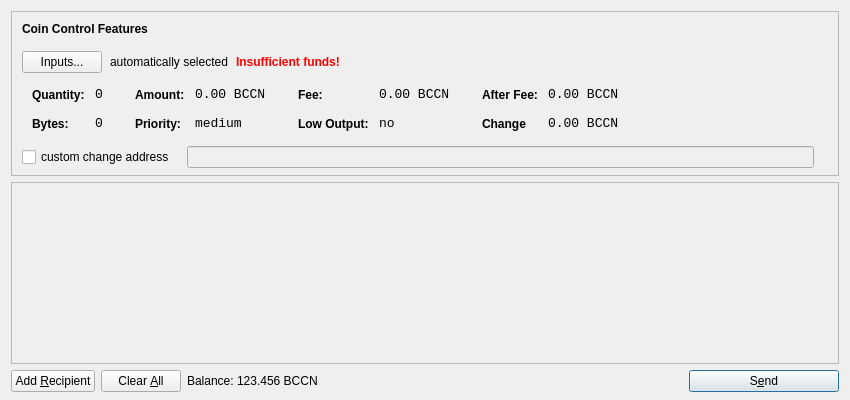
<?xml version="1.0" encoding="UTF-8"?>
<ui version="4.0">
 <class>SendCoinsDialog</class>
 <widget class="QDialog" name="SendCoinsDialog">
  <property name="geometry">
   <rect>
    <x>0</x>
    <y>0</y>
    <width>850</width>
    <height>400</height>
   </rect>
  </property>
  <property name="windowTitle">
   <string>Send Coins</string>
  </property>
  <layout class="QVBoxLayout" name="verticalLayout" stretch="0,1,0">
   <property name="bottomMargin">
    <number>8</number>
   </property>
   <item>
    <widget class="QFrame" name="frameCoinControl">
     <property name="sizePolicy">
      <sizepolicy hsizetype="Expanding" vsizetype="Expanding">
       <horstretch>0</horstretch>
       <verstretch>0</verstretch>
      </sizepolicy>
     </property>
     <property name="maximumSize">
      <size>
       <width>16777215</width>
       <height>16777215</height>
      </size>
     </property>
     <property name="frameShape">
      <enum>QFrame::StyledPanel</enum>
     </property>
     <property name="frameShadow">
      <enum>QFrame::Sunken</enum>
     </property>
     <layout class="QVBoxLayout" name="verticalLayoutCoinControl2">
      <property name="spacing">
       <number>-1</number>
      </property>
      <property name="leftMargin">
       <number>0</number>
      </property>
      <property name="topMargin">
       <number>0</number>
      </property>
      <property name="rightMargin">
       <number>0</number>
      </property>
      <property name="bottomMargin">
       <number>6</number>
      </property>
      <item>
       <layout class="QVBoxLayout" name="verticalLayoutCoinControl" stretch="0,0,0,0,1">
        <property name="spacing">
         <number>0</number>
        </property>
        <property name="leftMargin">
         <number>10</number>
        </property>
        <property name="topMargin">
         <number>10</number>
        </property>
        <item>
         <layout class="QHBoxLayout" name="horizontalLayoutCoinControl1">
          <property name="bottomMargin">
           <number>15</number>
          </property>
          <item>
           <widget class="QLabel" name="labelCoinControlFeatures">
            <property name="sizePolicy">
             <sizepolicy hsizetype="Preferred" vsizetype="Maximum">
              <horstretch>0</horstretch>
              <verstretch>0</verstretch>
             </sizepolicy>
            </property>
            <property name="font">
             <font>
              <weight>75</weight>
              <bold>true</bold>
             </font>
            </property>
            <property name="styleSheet">
             <string notr="true">font-weight:bold;</string>
            </property>
            <property name="text">
             <string>Coin Control Features</string>
            </property>
           </widget>
          </item>
         </layout>
        </item>
        <item>
         <layout class="QHBoxLayout" name="horizontalLayoutCoinControl2" stretch="0,0,0,0">
          <property name="spacing">
           <number>8</number>
          </property>
          <property name="bottomMargin">
           <number>10</number>
          </property>
          <item>
           <widget class="QPushButton" name="pushButtonCoinControl">
            <property name="styleSheet">
             <string notr="true"/>
            </property>
            <property name="text">
             <string>Inputs...</string>
            </property>
           </widget>
          </item>
          <item>
           <widget class="QLabel" name="labelCoinControlAutomaticallySelected">
            <property name="text">
             <string>automatically selected</string>
            </property>
            <property name="margin">
             <number>5</number>
            </property>
           </widget>
          </item>
          <item>
           <widget class="QLabel" name="labelCoinControlInsuffFunds">
            <property name="font">
             <font>
              <weight>75</weight>
              <bold>true</bold>
             </font>
            </property>
            <property name="styleSheet">
             <string notr="true">color:red;font-weight:bold;</string>
            </property>
            <property name="text">
             <string>Insufficient funds!</string>
            </property>
            <property name="margin">
             <number>5</number>
            </property>
           </widget>
          </item>
          <item>
           <spacer name="horizontalSpacerCoinControl">
            <property name="orientation">
             <enum>Qt::Horizontal</enum>
            </property>
            <property name="sizeHint" stdset="0">
             <size>
              <width>40</width>
              <height>1</height>
             </size>
            </property>
           </spacer>
          </item>
         </layout>
        </item>
        <item>
         <widget class="QWidget" name="widgetCoinControl" native="true">
          <property name="sizePolicy">
           <sizepolicy hsizetype="Preferred" vsizetype="Preferred">
            <horstretch>0</horstretch>
            <verstretch>0</verstretch>
           </sizepolicy>
          </property>
          <property name="minimumSize">
           <size>
            <width>0</width>
            <height>0</height>
           </size>
          </property>
          <property name="styleSheet">
           <string notr="true"/>
          </property>
          <layout class="QHBoxLayout" name="horizontalLayoutCoinControl5">
           <property name="margin">
            <number>0</number>
           </property>
           <item>
            <layout class="QHBoxLayout" name="horizontalLayoutCoinControl3" stretch="0,0,0,1">
             <property name="spacing">
              <number>20</number>
             </property>
             <property name="topMargin">
              <number>0</number>
             </property>
             <property name="bottomMargin">
              <number>10</number>
             </property>
             <item>
              <layout class="QFormLayout" name="formLayoutCoinControl1">
               <property name="horizontalSpacing">
                <number>10</number>
               </property>
               <property name="verticalSpacing">
                <number>14</number>
               </property>
               <property name="leftMargin">
                <number>10</number>
               </property>
               <property name="topMargin">
                <number>4</number>
               </property>
               <property name="rightMargin">
                <number>6</number>
               </property>
               <item row="0" column="0">
                <widget class="QLabel" name="labelCoinControlQuantityText">
                 <property name="styleSheet">
                  <string notr="true">font-weight:bold;</string>
                 </property>
                 <property name="text">
                  <string>Quantity:</string>
                 </property>
                 <property name="margin">
                  <number>0</number>
                 </property>
                </widget>
               </item>
               <item row="0" column="1">
                <widget class="QLabel" name="labelCoinControlQuantity">
                 <property name="font">
                  <font>
                   <family>Monospace</family>
                   <pointsize>10</pointsize>
                  </font>
                 </property>
                 <property name="cursor">
                  <cursorShape>IBeamCursor</cursorShape>
                 </property>
                 <property name="contextMenuPolicy">
                  <enum>Qt::ActionsContextMenu</enum>
                 </property>
                 <property name="text">
                  <string>0</string>
                 </property>
                 <property name="margin">
                  <number>0</number>
                 </property>
                 <property name="textInteractionFlags">
                  <set>Qt::LinksAccessibleByMouse|Qt::TextSelectableByKeyboard|Qt::TextSelectableByMouse</set>
                 </property>
                </widget>
               </item>
               <item row="1" column="0">
                <widget class="QLabel" name="labelCoinControlBytesText">
                 <property name="styleSheet">
                  <string notr="true">font-weight:bold;</string>
                 </property>
                 <property name="text">
                  <string>Bytes:</string>
                 </property>
                </widget>
               </item>
               <item row="1" column="1">
                <widget class="QLabel" name="labelCoinControlBytes">
                 <property name="font">
                  <font>
                   <family>Monospace</family>
                   <pointsize>10</pointsize>
                  </font>
                 </property>
                 <property name="cursor">
                  <cursorShape>IBeamCursor</cursorShape>
                 </property>
                 <property name="contextMenuPolicy">
                  <enum>Qt::ActionsContextMenu</enum>
                 </property>
                 <property name="text">
                  <string>0</string>
                 </property>
                 <property name="textInteractionFlags">
                  <set>Qt::LinksAccessibleByMouse|Qt::TextSelectableByKeyboard|Qt::TextSelectableByMouse</set>
                 </property>
                </widget>
               </item>
              </layout>
             </item>
             <item>
              <layout class="QFormLayout" name="formLayoutCoinControl2">
               <property name="horizontalSpacing">
                <number>10</number>
               </property>
               <property name="verticalSpacing">
                <number>14</number>
               </property>
               <property name="leftMargin">
                <number>6</number>
               </property>
               <property name="topMargin">
                <number>4</number>
               </property>
               <property name="rightMargin">
                <number>6</number>
               </property>
               <item row="0" column="0">
                <widget class="QLabel" name="labelCoinControlAmountText">
                 <property name="styleSheet">
                  <string notr="true">font-weight:bold;</string>
                 </property>
                 <property name="text">
                  <string>Amount:</string>
                 </property>
                 <property name="margin">
                  <number>0</number>
                 </property>
                </widget>
               </item>
               <item row="0" column="1">
                <widget class="QLabel" name="labelCoinControlAmount">
                 <property name="font">
                  <font>
                   <family>Monospace</family>
                   <pointsize>10</pointsize>
                  </font>
                 </property>
                 <property name="cursor">
                  <cursorShape>IBeamCursor</cursorShape>
                 </property>
                 <property name="contextMenuPolicy">
                  <enum>Qt::ActionsContextMenu</enum>
                 </property>
                 <property name="text">
                  <string notr="true">0.00 BCCN</string>
                 </property>
                 <property name="textInteractionFlags">
                  <set>Qt::LinksAccessibleByMouse|Qt::TextSelectableByKeyboard|Qt::TextSelectableByMouse</set>
                 </property>
                </widget>
               </item>
               <item row="1" column="0">
                <widget class="QLabel" name="labelCoinControlPriorityText">
                 <property name="styleSheet">
                  <string notr="true">font-weight:bold;</string>
                 </property>
                 <property name="text">
                  <string>Priority:</string>
                 </property>
                </widget>
               </item>
               <item row="1" column="1">
                <widget class="QLabel" name="labelCoinControlPriority">
                 <property name="font">
                  <font>
                   <family>Monospace</family>
                   <pointsize>10</pointsize>
                  </font>
                 </property>
                 <property name="cursor">
                  <cursorShape>IBeamCursor</cursorShape>
                 </property>
                 <property name="contextMenuPolicy">
                  <enum>Qt::ActionsContextMenu</enum>
                 </property>
                 <property name="text">
                  <string>medium</string>
                 </property>
                 <property name="textInteractionFlags">
                  <set>Qt::LinksAccessibleByMouse|Qt::TextSelectableByKeyboard|Qt::TextSelectableByMouse</set>
                 </property>
                </widget>
               </item>
              </layout>
             </item>
             <item>
              <layout class="QFormLayout" name="formLayoutCoinControl3">
               <property name="horizontalSpacing">
                <number>10</number>
               </property>
               <property name="verticalSpacing">
                <number>14</number>
               </property>
               <property name="leftMargin">
                <number>6</number>
               </property>
               <property name="topMargin">
                <number>4</number>
               </property>
               <property name="rightMargin">
                <number>6</number>
               </property>
               <item row="0" column="0">
                <widget class="QLabel" name="labelCoinControlFeeText">
                 <property name="styleSheet">
                  <string notr="true">font-weight:bold;</string>
                 </property>
                 <property name="text">
                  <string>Fee:</string>
                 </property>
                 <property name="margin">
                  <number>0</number>
                 </property>
                </widget>
               </item>
               <item row="0" column="1">
                <widget class="QLabel" name="labelCoinControlFee">
                 <property name="font">
                  <font>
                   <family>Monospace</family>
                   <pointsize>10</pointsize>
                  </font>
                 </property>
                 <property name="cursor">
                  <cursorShape>IBeamCursor</cursorShape>
                 </property>
                 <property name="contextMenuPolicy">
                  <enum>Qt::ActionsContextMenu</enum>
                 </property>
                 <property name="text">
                  <string notr="true">0.00 BCCN</string>
                 </property>
                 <property name="textInteractionFlags">
                  <set>Qt::LinksAccessibleByMouse|Qt::TextSelectableByKeyboard|Qt::TextSelectableByMouse</set>
                 </property>
                </widget>
               </item>
               <item row="1" column="0">
                <widget class="QLabel" name="labelCoinControlLowOutputText">
                 <property name="styleSheet">
                  <string notr="true">font-weight:bold;</string>
                 </property>
                 <property name="text">
                  <string>Low Output:</string>
                 </property>
                </widget>
               </item>
               <item row="1" column="1">
                <widget class="QLabel" name="labelCoinControlLowOutput">
                 <property name="font">
                  <font>
                   <family>Monospace</family>
                   <pointsize>10</pointsize>
                  </font>
                 </property>
                 <property name="cursor">
                  <cursorShape>IBeamCursor</cursorShape>
                 </property>
                 <property name="contextMenuPolicy">
                  <enum>Qt::ActionsContextMenu</enum>
                 </property>
                 <property name="text">
                  <string>no</string>
                 </property>
                 <property name="textInteractionFlags">
                  <set>Qt::LinksAccessibleByMouse|Qt::TextSelectableByKeyboard|Qt::TextSelectableByMouse</set>
                 </property>
                </widget>
               </item>
              </layout>
             </item>
             <item>
              <layout class="QFormLayout" name="formLayoutCoinControl4">
               <property name="horizontalSpacing">
                <number>10</number>
               </property>
               <property name="verticalSpacing">
                <number>14</number>
               </property>
               <property name="leftMargin">
                <number>6</number>
               </property>
               <property name="topMargin">
                <number>4</number>
               </property>
               <property name="rightMargin">
                <number>6</number>
               </property>
               <item row="0" column="0">
                <widget class="QLabel" name="labelCoinControlAfterFeeText">
                 <property name="styleSheet">
                  <string notr="true">font-weight:bold;</string>
                 </property>
                 <property name="text">
                  <string>After Fee:</string>
                 </property>
                 <property name="margin">
                  <number>0</number>
                 </property>
                </widget>
               </item>
               <item row="0" column="1">
                <widget class="QLabel" name="labelCoinControlAfterFee">
                 <property name="font">
                  <font>
                   <family>Monospace</family>
                   <pointsize>10</pointsize>
                  </font>
                 </property>
                 <property name="cursor">
                  <cursorShape>IBeamCursor</cursorShape>
                 </property>
                 <property name="contextMenuPolicy">
                  <enum>Qt::ActionsContextMenu</enum>
                 </property>
                 <property name="text">
                  <string notr="true">0.00 BCCN</string>
                 </property>
                 <property name="textInteractionFlags">
                  <set>Qt::LinksAccessibleByMouse|Qt::TextSelectableByKeyboard|Qt::TextSelectableByMouse</set>
                 </property>
                </widget>
               </item>
               <item row="1" column="0">
                <widget class="QLabel" name="labelCoinControlChangeText">
                 <property name="styleSheet">
                  <string notr="true">font-weight:bold;</string>
                 </property>
                 <property name="text">
                  <string>Change</string>
                 </property>
                </widget>
               </item>
               <item row="1" column="1">
                <widget class="QLabel" name="labelCoinControlChange">
                 <property name="font">
                  <font>
                   <family>Monospace</family>
                   <pointsize>10</pointsize>
                  </font>
                 </property>
                 <property name="cursor">
                  <cursorShape>IBeamCursor</cursorShape>
                 </property>
                 <property name="contextMenuPolicy">
                  <enum>Qt::ActionsContextMenu</enum>
                 </property>
                 <property name="text">
                  <string notr="true">0.00 BCCN</string>
                 </property>
                 <property name="textInteractionFlags">
                  <set>Qt::LinksAccessibleByMouse|Qt::TextSelectableByKeyboard|Qt::TextSelectableByMouse</set>
                 </property>
                </widget>
               </item>
              </layout>
             </item>
            </layout>
           </item>
          </layout>
         </widget>
        </item>
        <item>
         <layout class="QHBoxLayout" name="horizontalLayoutCoinControl4" stretch="0,0,0">
          <property name="spacing">
           <number>12</number>
          </property>
          <property name="sizeConstraint">
           <enum>QLayout::SetDefaultConstraint</enum>
          </property>
          <property name="topMargin">
           <number>5</number>
          </property>
          <property name="rightMargin">
           <number>5</number>
          </property>
          <item>
           <widget class="QCheckBox" name="checkBoxCoinControlChange">
            <property name="text">
             <string>custom change address</string>
            </property>
           </widget>
          </item>
          <item>
           <widget class="QLineEdit" name="lineEditCoinControlChange">
            <property name="enabled">
             <bool>false</bool>
            </property>
            <property name="sizePolicy">
             <sizepolicy hsizetype="Expanding" vsizetype="Fixed">
              <horstretch>0</horstretch>
              <verstretch>0</verstretch>
             </sizepolicy>
            </property>
           </widget>
          </item>
          <item>
           <widget class="QLabel" name="labelCoinControlChangeLabel">
            <property name="sizePolicy">
             <sizepolicy hsizetype="Preferred" vsizetype="Expanding">
              <horstretch>0</horstretch>
              <verstretch>0</verstretch>
             </sizepolicy>
            </property>
            <property name="minimumSize">
             <size>
              <width>0</width>
              <height>0</height>
             </size>
            </property>
            <property name="text">
             <string/>
            </property>
            <property name="margin">
             <number>3</number>
            </property>
           </widget>
          </item>
         </layout>
        </item>
        <item>
         <spacer name="verticalSpacerCoinControl">
          <property name="orientation">
           <enum>Qt::Vertical</enum>
          </property>
          <property name="sizeHint" stdset="0">
           <size>
            <width>800</width>
            <height>1</height>
           </size>
          </property>
         </spacer>
        </item>
       </layout>
      </item>
     </layout>
    </widget>
   </item>
   <item>
    <widget class="QScrollArea" name="scrollArea">
     <property name="widgetResizable">
      <bool>true</bool>
     </property>
     <widget class="QWidget" name="scrollAreaWidgetContents">
      <property name="geometry">
       <rect>
        <x>0</x>
        <y>0</y>
        <width>830</width>
        <height>165</height>
       </rect>
      </property>
      <layout class="QVBoxLayout" name="verticalLayout_2">
       <property name="margin">
        <number>0</number>
       </property>
       <item>
        <layout class="QVBoxLayout" name="entries">
         <property name="spacing">
          <number>6</number>
         </property>
        </layout>
       </item>
       <item>
        <spacer name="verticalSpacer">
         <property name="orientation">
          <enum>Qt::Vertical</enum>
         </property>
         <property name="sizeHint" stdset="0">
          <size>
           <width>20</width>
           <height>40</height>
          </size>
         </property>
        </spacer>
       </item>
      </layout>
     </widget>
    </widget>
   </item>
   <item>
    <layout class="QHBoxLayout" name="horizontalLayout">
     <item>
      <widget class="QPushButton" name="addButton">
       <property name="toolTip">
        <string>Send to multiple recipients at once</string>
       </property>
       <property name="text">
        <string>Add &amp;Recipient</string>
       </property>
       <property name="autoDefault">
        <bool>false</bool>
       </property>
      </widget>
     </item>
     <item>
      <widget class="QPushButton" name="clearButton">
       <property name="sizePolicy">
        <sizepolicy hsizetype="Minimum" vsizetype="Fixed">
         <horstretch>0</horstretch>
         <verstretch>0</verstretch>
        </sizepolicy>
       </property>
       <property name="toolTip">
        <string>Remove all transaction fields</string>
       </property>
       <property name="text">
        <string>Clear &amp;All</string>
       </property>
       <property name="autoRepeatDelay">
        <number>300</number>
       </property>
       <property name="autoDefault">
        <bool>false</bool>
       </property>
      </widget>
     </item>
     <item>
      <layout class="QHBoxLayout" name="horizontalLayout_2">
       <property name="spacing">
        <number>3</number>
       </property>
       <item>
        <widget class="QLabel" name="label">
         <property name="sizePolicy">
          <sizepolicy hsizetype="Preferred" vsizetype="Fixed">
           <horstretch>0</horstretch>
           <verstretch>0</verstretch>
          </sizepolicy>
         </property>
         <property name="text">
          <string>Balance:</string>
         </property>
        </widget>
       </item>
       <item>
        <widget class="QLabel" name="labelBalance">
         <property name="sizePolicy">
          <sizepolicy hsizetype="Preferred" vsizetype="Fixed">
           <horstretch>0</horstretch>
           <verstretch>0</verstretch>
          </sizepolicy>
         </property>
         <property name="cursor">
          <cursorShape>IBeamCursor</cursorShape>
         </property>
         <property name="text">
          <string notr="true">123.456 BCCN</string>
         </property>
         <property name="textInteractionFlags">
          <set>Qt::LinksAccessibleByMouse|Qt::TextSelectableByKeyboard|Qt::TextSelectableByMouse</set>
         </property>
        </widget>
       </item>
      </layout>
     </item>
     <item>
      <spacer name="horizontalSpacer">
       <property name="orientation">
        <enum>Qt::Horizontal</enum>
       </property>
       <property name="sizeHint" stdset="0">
        <size>
         <width>40</width>
         <height>20</height>
        </size>
       </property>
      </spacer>
     </item>
     <item>
      <widget class="QPushButton" name="sendButton">
       <property name="minimumSize">
        <size>
         <width>150</width>
         <height>0</height>
        </size>
       </property>
       <property name="toolTip">
        <string>Confirm the send action</string>
       </property>
       <property name="text">
        <string>S&amp;end</string>
       </property>
       <property name="icon">
        <iconset resource="../bitcoin.qrc">
         <normaloff>:/icons/send</normaloff>:/icons/send</iconset>
       </property>
       <property name="default">
        <bool>true</bool>
       </property>
      </widget>
     </item>
    </layout>
   </item>
  </layout>
 </widget>
 <resources>
  <include location="../bitcoin.qrc"/>
 </resources>
 <connections/>
</ui>
